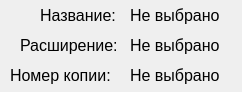
<?xml version="1.0" encoding="UTF-8"?>
<ui version="4.0">
 <class>features</class>
 <widget class="QWidget" name="features">
  <property name="geometry">
   <rect>
    <x>0</x>
    <y>0</y>
    <width>242</width>
    <height>92</height>
   </rect>
  </property>
  <property name="windowTitle">
   <string>Form</string>
  </property>
  <widget class="QLabel" name="label_no_change_1">
   <property name="geometry">
    <rect>
     <x>40</x>
     <y>0</y>
     <width>81</width>
     <height>31</height>
    </rect>
   </property>
   <property name="font">
    <font>
     <pointsize>12</pointsize>
    </font>
   </property>
   <property name="text">
    <string>Название:</string>
   </property>
  </widget>
  <widget class="QLabel" name="label_no_change_2">
   <property name="geometry">
    <rect>
     <x>20</x>
     <y>30</y>
     <width>101</width>
     <height>31</height>
    </rect>
   </property>
   <property name="font">
    <font>
     <pointsize>12</pointsize>
    </font>
   </property>
   <property name="text">
    <string>Расширение:</string>
   </property>
  </widget>
  <widget class="QLabel" name="label_no_change_3">
   <property name="geometry">
    <rect>
     <x>10</x>
     <y>60</y>
     <width>101</width>
     <height>31</height>
    </rect>
   </property>
   <property name="font">
    <font>
     <pointsize>12</pointsize>
    </font>
   </property>
   <property name="text">
    <string>Номер копии:</string>
   </property>
  </widget>
  <widget class="QLabel" name="label_name">
   <property name="geometry">
    <rect>
     <x>130</x>
     <y>0</y>
     <width>101</width>
     <height>31</height>
    </rect>
   </property>
   <property name="font">
    <font>
     <pointsize>12</pointsize>
    </font>
   </property>
   <property name="text">
    <string>Не выбрано</string>
   </property>
  </widget>
  <widget class="QLabel" name="label_type">
   <property name="geometry">
    <rect>
     <x>130</x>
     <y>30</y>
     <width>101</width>
     <height>31</height>
    </rect>
   </property>
   <property name="font">
    <font>
     <pointsize>12</pointsize>
    </font>
   </property>
   <property name="text">
    <string>Не выбрано</string>
   </property>
  </widget>
  <widget class="QLabel" name="label_n_copy">
   <property name="geometry">
    <rect>
     <x>130</x>
     <y>60</y>
     <width>101</width>
     <height>31</height>
    </rect>
   </property>
   <property name="font">
    <font>
     <pointsize>12</pointsize>
    </font>
   </property>
   <property name="text">
    <string>Не выбрано</string>
   </property>
  </widget>
 </widget>
 <resources/>
 <connections/>
</ui>
